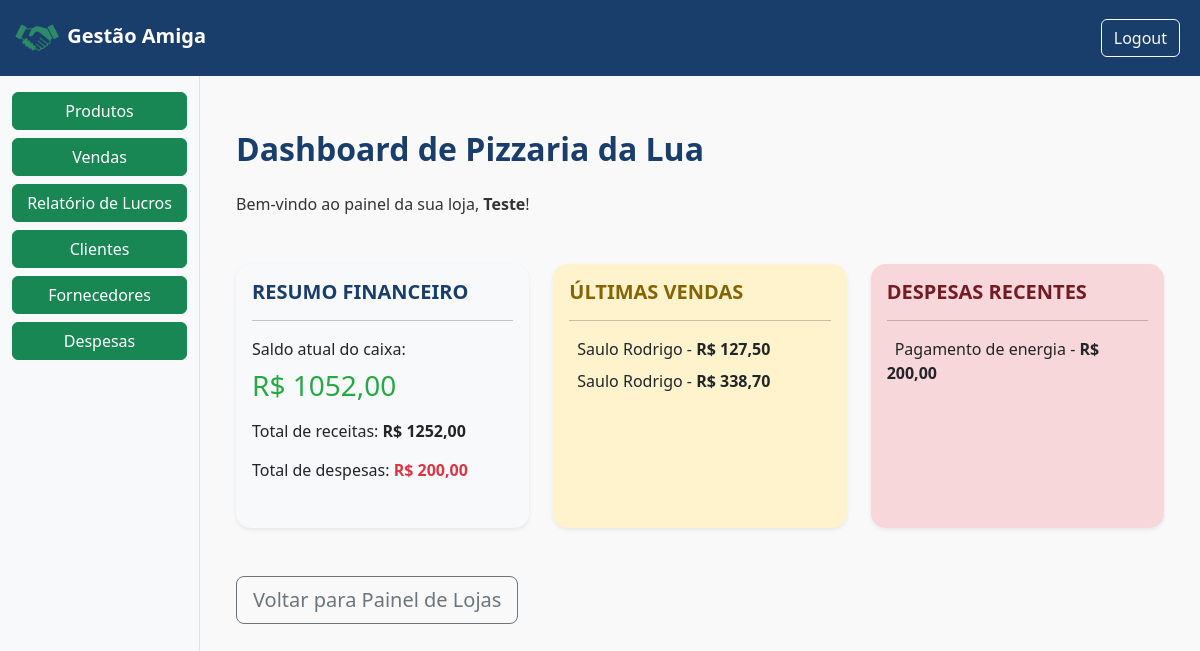
Screenshot of /loja/9/dashboard/ (signed in) with the database file from the repository.
### gestao/models.py (models this page shows, shortened)
class Loja(models.Model):
    nome = models.CharField(max_length=100)
    endereco = models.CharField(max_length=200, blank=True)
    dono = models.ForeignKey(settings.AUTH_USER_MODEL, related_name='lojas', on_delete=models.CASCADE)
    criada_em = models.DateTimeField(auto_now_add=True)
    logo = models.ImageField(upload_to='logos/', blank=True, null=True)

class Venda(models.Model):
    FORMAS_PAGAMENTO = [
        ('dinheiro', 'Espécie'),
        ('pix', 'PIX'),
        ('debito', 'Débito'),
        ('credito_avista', 'Crédito à vista'),
        ('credito_parcelado', 'Crédito Parcelado'),
    ]
    loja = models.ForeignKey(Loja, on_delete=models.CASCADE, related_name="vendas", default=1)
    cliente = models.ForeignKey(Cliente, on_delete=models.CASCADE, related_name="vendas_cliente", blank = True, null = True)
    forma_pagamento = models.CharField(max_length=20, choices=FORMAS_PAGAMENTO, default='dinheiro')
    parcelas = models.IntegerField(default=1)
    data = models.DateTimeField(auto_now_add=True)
    valor_total = models.DecimalField(max_digits=10, decimal_places=2, default=0)

class Cliente(models.Model):
    usuario = models.ForeignKey(User, on_delete=models.CASCADE)
    loja = models.ForeignKey(Loja, on_delete=models.CASCADE, default=1)
    nome = models.CharField(max_length=100)
    email = models.EmailField(blank=True, null=True)
    telefone = models.CharField(max_length=20, blank = True, null=True)
    endereco = models.TextField(blank = True, null=True)
    data_cadastro = models.DateTimeField(auto_now_add=True)
    total_compras = models.IntegerField(default=0)

class Despesa(models.Model):
    loja = models.ForeignKey(Loja, on_delete=models.CASCADE)
    descricao = models.CharField(max_length=255)
    valor = models.DecimalField(max_digits=10, decimal_places=2)
    data = models.DateField(auto_now_add=True)
    categoria = models.CharField(max_length=100, blank=True, null=True)
    observacoes = models.TextField(blank=True, null=True)

### gestao/views.py (the view)
# urls.py: path('loja/<int:loja_id>/dashboard/', views.dashboard_loja, name="dashboard_loja"),
@login_required
def dashboard_loja(request, loja_id):
    user = request.user
    try:
        loja = user.lojas.get(id=loja_id)
    except Loja.DoesNotExist:
        return redirect('painel_loja')
    total_receitas = loja.vendas.aggregate(total=Sum('valor_total'))['total'] or 0
    total_despesas = Despesa.objects.filter(loja=loja).aggregate(total=Sum('valor'))['total'] or 0
    saldo_atual = total_receitas - total_despesas
    vendas = loja.vendas.order_by('-data')
    clientes_vistos = set()
    ultimas_vendas = []
    for venda in vendas:
        if venda.cliente and venda.cliente.id not in clientes_vistos:
            ultimas_vendas.append(venda)
            clientes_vistos.add(venda.cliente.id)
        if len(ultimas_vendas) == 3:
            break
    despesas_recentes = Despesa.objects.filter(loja=loja).order_by('data')[:3]
    contexto = {
        'loja': loja,
        'total_receitas': total_receitas,
        'total_despesas': total_despesas,
        'saldo_atual': saldo_atual,
        'ultimas_vendas': ultimas_vendas,
        'despesas_recentes': despesas_recentes,
        'mostrar_sidebar': True,
    }
    return render(request, 'dashboard_loja.html', contexto)

### templates/dashboard_loja.html (shortened to what this page needs)
{% extends 'base.html' %}
{% block content %}
<div class="container" style="margin-top: 30px;">
    <h2 class="mb-4" style="color: var(--cor-primaria); font-weight: 700;">Dashboard de {{ loja.nome }}</h2>
    <p class="mb-5">Bem-vindo ao painel da sua loja, <strong>{{ user.first_name }}</strong>!</p>
    <div class="row g-4">
        <div class="col-md-4">
            <div class="card shadow-sm border-0 h-100" style="border-radius: 15px; background: #f8f9fa;">
                <div class="card-body">
                    <h5 class="card-title text-uppercase" style="color: var(--cor-primaria); font-weight: 600;">Resumo Financeiro</h5>
                    <hr>
                    <p class="mb-2">Saldo atual do caixa:</p>
                    <h3 class="mb-3" style="color: #28a745;">R$ {{ saldo_atual | floatformat:2 }}</h3>
                    <p>Total de receitas: <strong>R$ {{ total_receitas | floatformat:2 }}</strong></p>
                    <p>Total de despesas: <strong style="color: #dc3545;">R$ {{ total_despesas | floatformat:2 }}</strong></p>
                </div>
            </div>
        </div>
        <div class="col-md-4">
            <div class="card shadow-sm border-0 h-100" style="border-radius: 15px; background: #fff3cd;">
                <div class="card-body">
                    <h5 class="card-title text-uppercase" style="color: #856404; font-weight: 600;">Últimas Vendas</h5>
                    <hr>
                    <ul class="list-unstyled mb-0">
                        {% for venda in ultimas_vendas %}
                            <li class="mb-2">
                                {{ venda.cliente.nome }} - <strong>R$ {{ venda.valor_total | floatformat:2 }}</strong>
                            </li>
                        {% empty %}
                            <li>Nenhuma venda registrada</li>
                        {% endfor %}
                    </ul>
                </div>
            </div>
        </div>
        <div class="col-md-4">
            <div class="card shadow-sm border-0 h-100" style="border-radius: 15px; background: #f8d7da;">
                <div class="card-body">
                    <h5 class="card-title text-uppercase" style="color: #721c24; font-weight: 600;">Despesas Recentes</h5>
                    <hr>
                    <ul class="list-unstyled mb-0">
                        {% for despesa in despesas_recentes %}
                            <li class="mb-2">
                                {{ despesa.descricao }} - <strong>R$ {{ despesa.valor | floatformat:2 }}</strong>
                            </li>
                        {% empty %}
                            <li>Nenhuma despesa registrada</li>
                        {% endfor %}
                    </ul>
                </div>
            </div>
        </div>
    </div>
    <div class="mt-5">
        <a href="{% url 'painel_loja' %}" class="btn btn-outline-secondary btn-lg">Voltar para Painel de Lojas</a>
    </div>
</div>
{% endblock %}

### static/css/estilo.css (style rules this page uses)
:root { --cor-fundo: #f9f9f9; --cor-primaria: #1a3e6b; --cor-secundaria: #28a745; --cor-texto: #333333; --cor-borda: #e0e0e0; }
body { background-color: var(--cor-fundo); color: var(--cor-texto); }
.card { border: 1px solid var(--cor-borda); background-color: #ffffff; border-radius: 8px; margin-bottom: 15px; }
.card h5 { font-weight: bold; margin-bottom: 10px; }
.card p { margin-bottom: 15px; }

### rows the page displays
Loja: nome "Pizzaria da Lua"
Venda: cliente.nome "Saulo Rodrigo", valor_total "127,50"
Venda: cliente.nome "Saulo Rodrigo", valor_total "338,70"
Despesa: descricao "Pagamento de energia", valor "200,00"

### other values shown
{{ user.first_name }} "Teste"
{{ saldo_atual | floatformat:2 }} "1052,00"
{{ total_receitas | floatformat:2 }} "1252,00"
{{ total_despesas | floatformat:2 }} "200,00"
